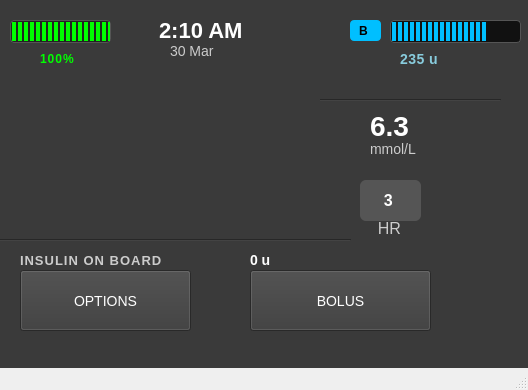
<?xml version="1.0" encoding="UTF-8"?>
<ui version="4.0">
 <class>HomeWindow</class>
 <widget class="QMainWindow" name="HomeWindow">
  <property name="enabled">
   <bool>true</bool>
  </property>
  <property name="geometry">
   <rect>
    <x>0</x>
    <y>0</y>
    <width>528</width>
    <height>390</height>
   </rect>
  </property>
  <property name="windowTitle">
   <string>MainWindow</string>
  </property>
  <property name="autoFillBackground">
   <bool>false</bool>
  </property>
  <widget class="QWidget" name="centralwidget">
   <property name="styleSheet">
    <string notr="true">QWidget {
    background-color: #3A3A3A;
    color: white;
    font-family: &quot;Segoe UI&quot;, sans-serif;
    font-size: 14px;
}
</string>
   </property>
   <widget class="QLabel" name="timeLabel">
    <property name="geometry">
     <rect>
      <x>159</x>
      <y>20</y>
      <width>111</width>
      <height>20</height>
     </rect>
    </property>
    <property name="styleSheet">
     <string notr="true">QLabel#timeLabel {
    font-size: 22px;
    font-weight: bold;
    color: white;
}</string>
    </property>
    <property name="text">
     <string>2:10 AM</string>
    </property>
   </widget>
   <widget class="QLabel" name="dateLabel">
    <property name="geometry">
     <rect>
      <x>170</x>
      <y>40</y>
      <width>71</width>
      <height>21</height>
     </rect>
    </property>
    <property name="styleSheet">
     <string notr="true">QLabel#dateLabel {
    font-size: 14px;
    font-weight: medium;
    color: #CCCCCC;
}</string>
    </property>
    <property name="text">
     <string>30 Mar</string>
    </property>
   </widget>
   <widget class="QProgressBar" name="insulinBar">
    <property name="geometry">
     <rect>
      <x>390</x>
      <y>20</y>
      <width>131</width>
      <height>23</height>
     </rect>
    </property>
    <property name="styleSheet">
     <string notr="true">QProgressBar#insulinBar {
    border: 1px solid #555;
    border-radius: 4px;
    background-color: #111;
    height: 12px;
    text-align: center;
    padding: 0px;
}

QProgressBar#insulinBar::chunk {
    background-color: #00BFFF; 
    width: 4px;
    margin: 1px;
}
</string>
    </property>
    <property name="value">
     <number>75</number>
    </property>
    <property name="textVisible">
     <bool>false</bool>
    </property>
   </widget>
   <widget class="QLabel" name="insulinIcon">
    <property name="geometry">
     <rect>
      <x>350</x>
      <y>20</y>
      <width>31</width>
      <height>21</height>
     </rect>
    </property>
    <property name="styleSheet">
     <string notr="true">QLabel#insulinIcon {
    background-color: #00BFFF;
    color: black;
    font-weight: bold;
    font-size: 12px;
    padding: 2px 6px;
    border-radius: 4px;
}
</string>
    </property>
    <property name="text">
     <string>B</string>
    </property>
   </widget>
   <widget class="QLabel" name="insulinUnitsLabel">
    <property name="geometry">
     <rect>
      <x>400</x>
      <y>50</y>
      <width>62</width>
      <height>17</height>
     </rect>
    </property>
    <property name="styleSheet">
     <string notr="true">QLabel#insulinUnitsLabel {
    color: #88CCDD;
    font-size: 14px;
    font-weight: bold;
    letter-spacing: 0.5px;
}
</string>
    </property>
    <property name="text">
     <string>235 u</string>
    </property>
   </widget>
   <widget class="QProgressBar" name="batteryBar">
    <property name="geometry">
     <rect>
      <x>10</x>
      <y>20</y>
      <width>101</width>
      <height>23</height>
     </rect>
    </property>
    <property name="styleSheet">
     <string notr="true">QProgressBar#batteryBar {
    border: 1px solid #555;
    border-radius: 4px;
    background-color: #222;
    height: 12px;
    text-align: center;
}

QProgressBar#batteryBar::chunk {
    background-color: #00FF00;  
    width: 4px;
    margin: 1px;
}
</string>
    </property>
    <property name="value">
     <number>100</number>
    </property>
    <property name="textVisible">
     <bool>false</bool>
    </property>
   </widget>
   <widget class="QLabel" name="batteryLabel">
    <property name="geometry">
     <rect>
      <x>40</x>
      <y>50</y>
      <width>62</width>
      <height>17</height>
     </rect>
    </property>
    <property name="styleSheet">
     <string notr="true">QLabel#batteryLabel {
    color: #00FF00;
    font-size: 12px;
    font-weight: bold;
    letter-spacing: 1px;
}
</string>
    </property>
    <property name="text">
     <string>100%</string>
    </property>
   </widget>
   <widget class="QChartView" name="chartView" native="true">
    <property name="geometry">
     <rect>
      <x>10</x>
      <y>90</y>
      <width>321</width>
      <height>141</height>
     </rect>
    </property>
   </widget>
   <widget class="Line" name="line">
    <property name="geometry">
     <rect>
      <x>320</x>
      <y>90</y>
      <width>181</width>
      <height>20</height>
     </rect>
    </property>
    <property name="orientation">
     <enum>Qt::Horizontal</enum>
    </property>
   </widget>
   <widget class="QLabel" name="glucoseLabel">
    <property name="geometry">
     <rect>
      <x>370</x>
      <y>110</y>
      <width>51</width>
      <height>31</height>
     </rect>
    </property>
    <property name="styleSheet">
     <string notr="true">QLabel {
    color: white;
    font-size: 28px;
    font-weight: bold;
    font-family: &quot;Segoe UI&quot;, sans-serif;
}</string>
    </property>
    <property name="text">
     <string>6.3</string>
    </property>
   </widget>
   <widget class="QLabel" name="label_2">
    <property name="geometry">
     <rect>
      <x>370</x>
      <y>140</y>
      <width>62</width>
      <height>17</height>
     </rect>
    </property>
    <property name="styleSheet">
     <string notr="true">QLabel {
    color: #CCCCCC;
    font-size: 14px;
    font-weight: medium;
    font-family: &quot;Segoe UI&quot;, sans-serif;
    margin-top: -10px;
}
</string>
    </property>
    <property name="text">
     <string>mmol/L</string>
    </property>
   </widget>
   <widget class="QLabel" name="label_4">
    <property name="geometry">
     <rect>
      <x>360</x>
      <y>220</y>
      <width>62</width>
      <height>17</height>
     </rect>
    </property>
    <property name="styleSheet">
     <string notr="true">QLabel {
    color: #CCCCCC;
    font-size: 16px;
    font-weight: medium;
    font-family: &quot;Segoe UI&quot;, sans-serif;
    margin-top: -10px;
}</string>
    </property>
    <property name="text">
     <string>    HR</string>
    </property>
   </widget>
   <widget class="QPushButton" name="pushButton">
    <property name="geometry">
     <rect>
      <x>360</x>
      <y>180</y>
      <width>61</width>
      <height>41</height>
     </rect>
    </property>
    <property name="styleSheet">
     <string notr="true">QLabel, QPushButton {
    background-color: #555555;
    border-radius: 6px;
    padding: 10px 20px;
    color: white;
    font-size: 16px;
    font-weight: bold;
    font-family: &quot;Segoe UI&quot;, sans-serif;
}
</string>
    </property>
    <property name="text">
     <string>3 </string>
    </property>
   </widget>
   <widget class="Line" name="line_2">
    <property name="geometry">
     <rect>
      <x>0</x>
      <y>230</y>
      <width>351</width>
      <height>20</height>
     </rect>
    </property>
    <property name="orientation">
     <enum>Qt::Horizontal</enum>
    </property>
   </widget>
   <widget class="QPushButton" name="buttonOptions">
    <property name="geometry">
     <rect>
      <x>20</x>
      <y>270</y>
      <width>171</width>
      <height>61</height>
     </rect>
    </property>
    <property name="styleSheet">
     <string notr="true">QPushButton#optionsButton {
    background-color: #444444;
    color: #FFD700;
    font-weight: bold;
    font-size: 14px;
    padding: 10px;
    border: 1px solid #888;
    border-radius: 5px;
    qproperty-icon: url(:/icons/gear.png);
    qproperty-iconSize: 24px 24px;
}</string>
    </property>
    <property name="text">
     <string>OPTIONS</string>
    </property>
   </widget>
   <widget class="QLabel" name="insulinLabel">
    <property name="geometry">
     <rect>
      <x>20</x>
      <y>250</y>
      <width>161</width>
      <height>20</height>
     </rect>
    </property>
    <property name="styleSheet">
     <string notr="true">QLabel#insulinLabel {
    color: #CCCCCC;
    font-weight: bold;
    font-size: 13px;
    letter-spacing: 1px;
}</string>
    </property>
    <property name="text">
     <string>INSULIN ON BOARD</string>
    </property>
   </widget>
   <widget class="QLabel" name="insulinUnitsLabel_2">
    <property name="geometry">
     <rect>
      <x>250</x>
      <y>250</y>
      <width>141</width>
      <height>20</height>
     </rect>
    </property>
    <property name="styleSheet">
     <string notr="true">QLabel#insulinUnitsLabel_2 {
    color: white;
    font-weight: bold;
    font-size: 14px;
}</string>
    </property>
    <property name="text">
     <string>0 u</string>
    </property>
   </widget>
   <widget class="QPushButton" name="buttonBolus">
    <property name="geometry">
     <rect>
      <x>250</x>
      <y>270</y>
      <width>181</width>
      <height>61</height>
     </rect>
    </property>
    <property name="styleSheet">
     <string notr="true">QPushButton#bolusButton {
    background-color: #444444;
    color: #00BFFF;
    font-weight: bold;
    font-size: 14px;
    padding: 10px;
    border: 1px solid #888;
    border-radius: 5px;
    qproperty-icon: url(:/icons/droplet.png);
    qproperty-iconSize: 24px 24px;
}</string>
    </property>
    <property name="text">
     <string>BOLUS</string>
    </property>
   </widget>
  </widget>
  <widget class="QMenuBar" name="menubar">
   <property name="geometry">
    <rect>
     <x>0</x>
     <y>0</y>
     <width>528</width>
     <height>22</height>
    </rect>
   </property>
  </widget>
  <widget class="QStatusBar" name="statusbar"/>
 </widget>
 <customwidgets>
  <customwidget>
   <class>QChartView</class>
   <extends>QWidget</extends>
   <header location="global">QtCharts/QChartView</header>
   <container>1</container>
  </customwidget>
 </customwidgets>
 <resources/>
 <connections/>
</ui>
